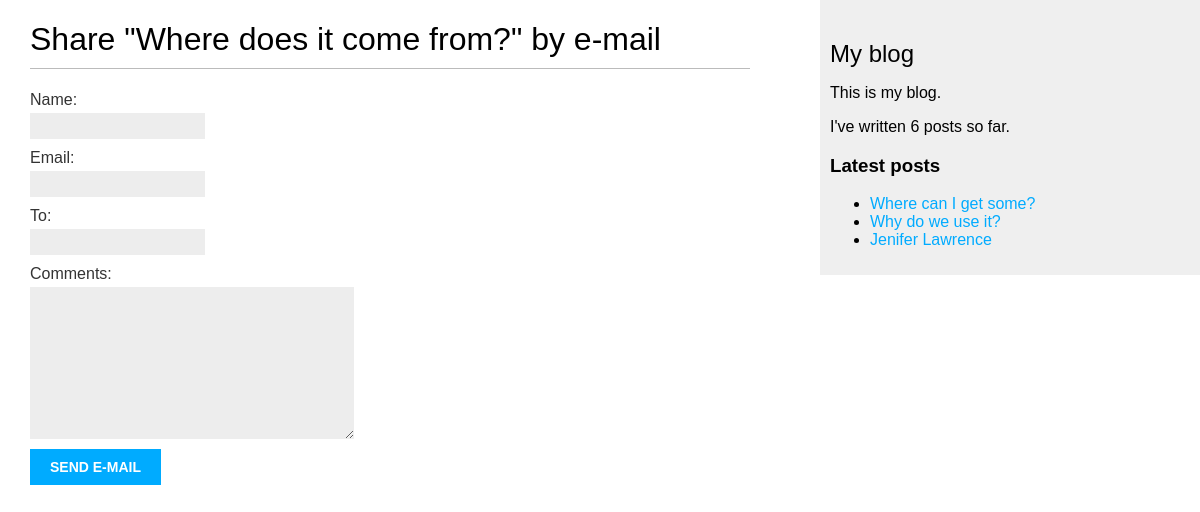
The page /blog/1/share/ on the database as committed earlier.
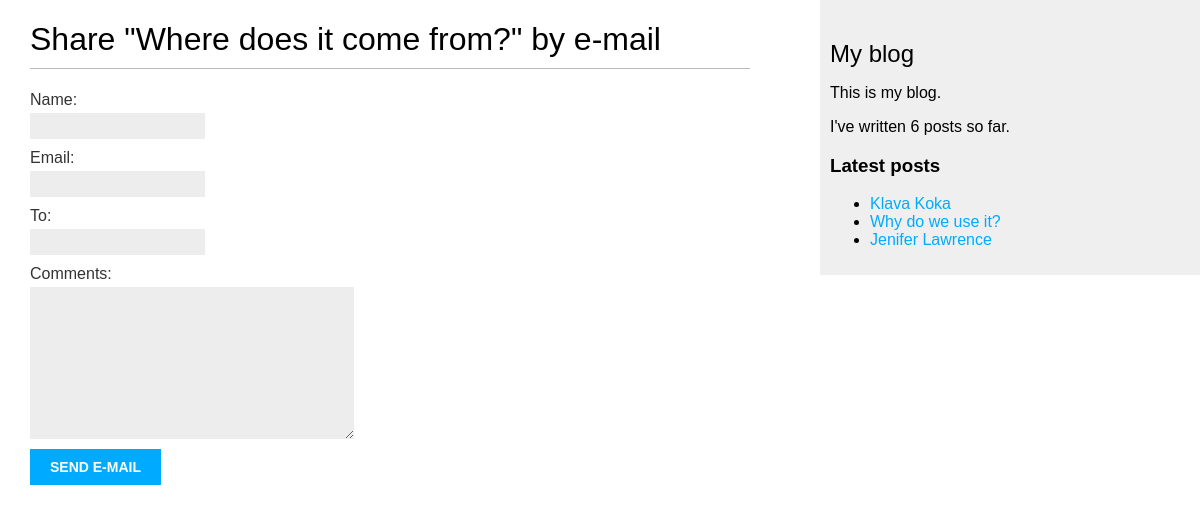
The same page on the database as committed later.
### blog/models.py (models this page shows, shortened)
class Post(models.Model):
    class Status(models.TextChoices):
        DRAFT = 'DF', 'Draft'
        PUBLISHED = 'PB', 'Published'
    tags = TaggableManager()
    title = models.CharField(max_length=200)
    slug = models.SlugField(max_length=245, unique_for_date='publish')
    author = models.ForeignKey(User, on_delete=models.CASCADE)
    body = models.TextField()
    publish = models.DateTimeField(default=timezone.now)
    created = models.DateTimeField(auto_now_add=True)
    updated = models.DateTimeField(auto_now=True)
    status = models.CharField(max_length=2, choices=Status.choices, default=Status.DRAFT)
    objects = models.Manager()
    published = PublishedManager()
    class Meta:
        ordering = ('-publish',)
        indexes = [
            models.Index(fields=['-publish']),
        ]
    def get_absolute_url(self):
        return reverse('blog:post_detail',
                       args=[self.publish.year,
                             self.publish.month,
                             self.publish.day,
                             self.slug])

### blog/views.py (the view)
def post_share(request, post_id):
    post = get_object_or_404(Post,
                             id=post_id,
                             status=Post.Status.PUBLISHED)
    sent = False
    if request.method == 'POST':
        form = EmailPostForm(request.POST)
        if form.is_valid():
            cd = form.cleaned_data
            post_url = request.build_absolute_uri(
                post.get_absolute_url())
            subject = f"{cd['name']} recommends you read " \
                      f"{post.title}"
            message = f"Read {post.title} at {post_url}\n\n" \
                      f"{cd['name']}\'s comments: {cd['comments']}"
            send_mail(subject,
                      message,
                      'storeserver065@yandex.com',
                      [cd['to']])
            sent = True
    else:
        form = EmailPostForm()
    return render(request, 'blog/post/share.html', {'post': post,
                                                    'form': form,
                                                    'sent': sent})

### blog/forms.py
class EmailPostForm(forms.Form):
    name = forms.CharField(max_length=25)
    email = forms.EmailField()
    to = forms.EmailField()
    comments = forms.CharField(required=False,
                               widget=forms.Textarea)

### blog/models.py (called while the page is built)
    def get_queryset(self):
        return super().get_queryset() \
            .filter(status=Post.Status.PUBLISHED)

### blog/templatetags/blog_tags.py (called while the page is built)
@register.simple_tag
def total_posts():
    return Post.published.count()

@register.inclusion_tag('blog/post/latest_posts.html')
def show_latest_posts(count=5):
    latest_posts = Post.published.order_by('-publish')[:count]
    return {'latest_posts': latest_posts}

### templates/blog/post/share.html (shortened to what this page needs)
{% extends "blog/base.html" %}
{% block content %}
    {% if sent %}
        <h1>E-mail successfully sent</h1>
        <p>
            "{{ post.title }}" was successfully sent
            to {{ form.cleaned_data.to }}.
        </p>
    {% else %}
        <h1>Share "{{ post.title }}" by e-mail</h1>
        <form method="post">
            {{ form.as_p }}
            <input type="submit" value="Send e-mail">
        </form>
    {% endif %}
{% endblock %}

### templates/blog/post/latest_posts.html
<ul>
    {% for post in latest_posts %}
        <li>
        <a href="{{ post.get_absolute_url }}">{{ post.title }}</a>
        </li>
    {% endfor %}
</ul>

Rows that differ between the two databases and show on the page:
removed Post: title "Where can I get some?"
added Post: title "Klava Koka"
